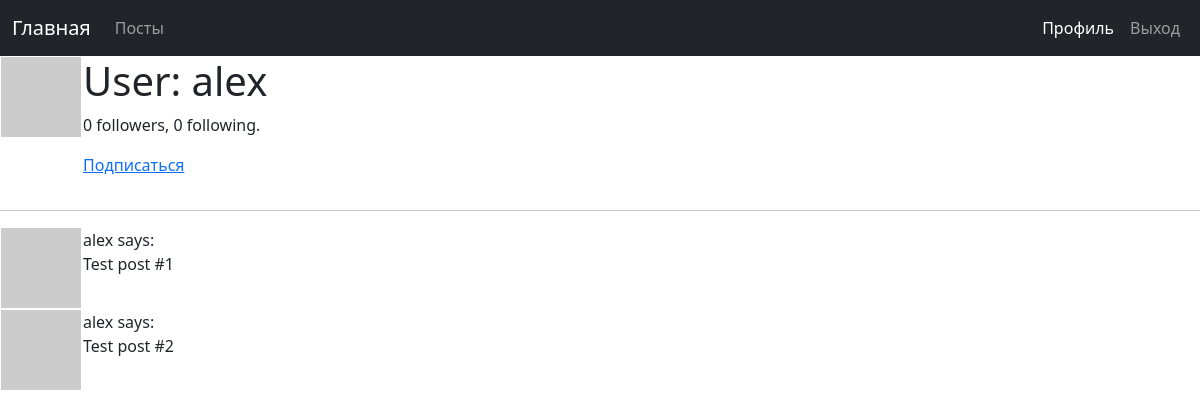
The page /user/alex (signed in) on the database its author committed.
### app/models.py (models this page shows, shortened)
class User(UserMixin, db.Model):
    id = db.Column(db.Integer, primary_key=True)
    username = db.Column(db.String(64), index=True, unique=True)
    email = db.Column(db.String(120), index=True, unique=True)
    password_hash = db.Column(db.String(128))
    posts = db.relationship('Post', backref='author', lazy='dynamic')
    about_me = db.Column(db.String(140))
    last_seen = db.Column(db.DateTime, default=datetime.utcnow())
    followed = db.relationship('User', secondary=followers,
                               primaryjoin=(followers.c.follower_id == id),
                               secondaryjoin=(followers.c.followed_id == id),
                               backref=db.backref('followers', lazy='dynamic'), lazy='dynamic')
    def is_following(self, user):
        return self.followed.filter(
            followers.c.followed_id == user.id).count() > 0
    def avatar(self, size):
        digest = md5(self.email.lower().encode('utf-8')).hexdigest()
        return 'https://www.gravatar.com/avatar/{}?d=identicon&s={}'.format(digest, size)

### app/routes.py (the view)
@app.route("/user/<username>")
@login_required
def user(username):
    user = User.query.filter_by(username=username).first_or_404()
    posts = [
        {'author': user, 'body': 'Test post #1'},
        {'author': user, 'body': 'Test post #2'}
    ]
    return render_template('user.html', user=user, posts=posts)

### app/models.py (called while the page is built)
@login.user_loader
def load_user(id):
    return User.query.get(int(id))

### app/routes.py (called while the page is built)
@app.before_request
def before_reauest():
    if current_user.is_authenticated:
        current_user.last_seen = datetime.utcnow()
        db.session.commit()

### app/templates/user.html (shortened to what this page needs)
{% extends "base.html" %}
{% block content %}
    <table>
        <tr valign="top">
            <td><img src="{{ user.avatar(128) }}"></td>
            <td>
                <h1>User: {{ user.username }}</h1>
                <p>{{ user.followers.count() }} followers, {{ user.followed.count() }} following.</p>
                {% if not current_user.is_following(user) %}
                <p><a href="{{ url_for('follow', username=user.username) }}">Подписаться</a></p>
                {% else %}
                <p><a href="{{ url_for('unfollow', username=user.username) }}">Отписаться</a></p>
                {% endif %}
            </td>
        </tr>
    </table>
    <hr>
    {% for post in posts %}
        {% include "_post.html" %}
    {% endfor %}
{% endblock %}

### app/templates/_post.html
<table>
    <tr valign="top">
        <td><img src="{{ post.author.avatar(36) }}"></td>
        <td>{{ post.author.username }} says:<br>{{ post.body }}</td>
    </tr>
</table>

### rows shown on the page
User: username "alex", author.username "alex" "alex"

### other values the page prints
{{ user.followers.count() }} "0"
{{ user.followed.count() }} "0"
{{ post.body }} "Test post #1" "Test post #2"
